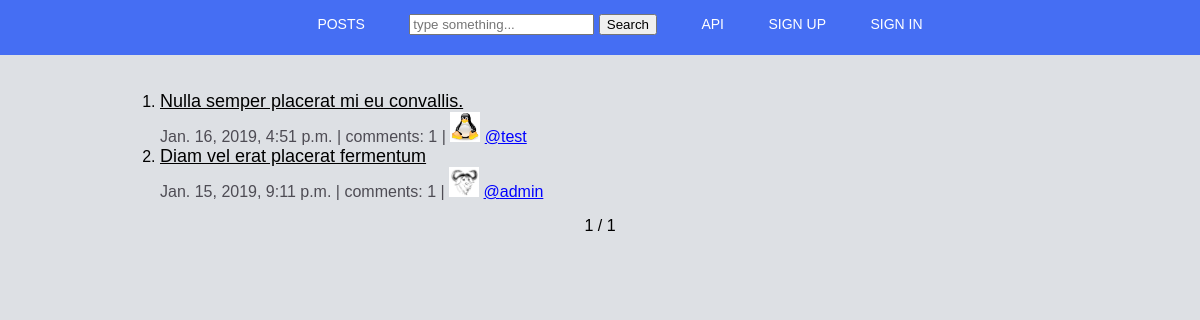
The app's page /, older data.
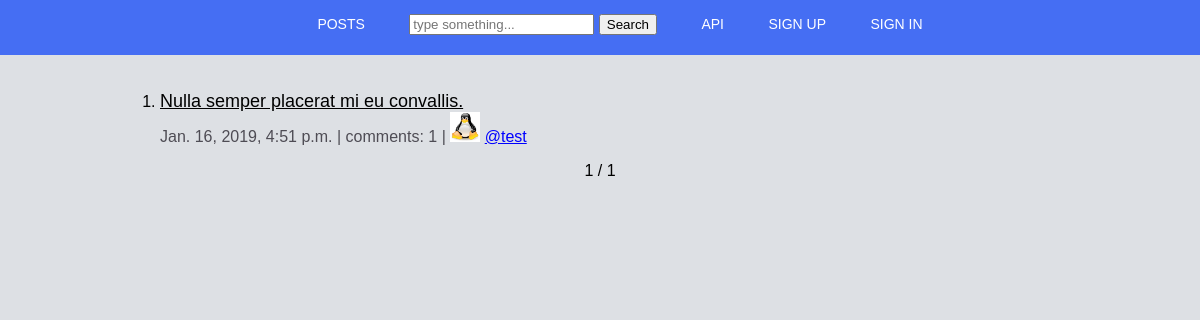
The same page, newer data.
### post/models.py (models this page shows, shortened)
class Post(models.Model):
    user = models.ForeignKey(Profile, on_delete=models.CASCADE)
    title = models.TextField()
    text = models.TextField()
    date = models.DateTimeField(auto_now_add=True)

### userprofiles/models.py (models this page shows)
class Profile(models.Model):
    user = models.OneToOneField(User, on_delete=models.CASCADE)
    image = models.ImageField(default='default.jpg', upload_to='profile_pics')
    def __str__(self):
        return self.user.username

### post/views.py (the view)
# urls.py: path('', view=PostList.as_view(), name='list'),
class PostList(DetailView):
    template_name = "post/post_list.html"
    model = Post
    def get(self, request):
        Posts = Post.objects.all()[::-1]
        paginator = Paginator(Posts, 5)
        page = request.GET.get('page')
        try:
            Posts = paginator.page(page)
        except PageNotAnInteger:
            Posts = paginator.page(1)
        except EmptyPage:
            Posts = paginator.page(paginator.num_pages)
        context = {'Posts': Posts}
        return render(request, self.template_name, context)

### post/templates/post/post_list.html (shortened to what this page needs)
{% extends "base.html" %}
{% block content %}
<ol>
  {% for post in Posts %}
    <li  class="nes-container is-rounded">
      <a  style="color:black;font-size:18px" href="http://127.0.0.1:8000/detail/{{ post.pk }}/">{{ post.title }}</a>
      <div class="Link-detail">
        <span>
          <a style="color:#4E4C54">{{post.date}}</a>
        </span>
        <a class="Link-link"  style="color:#4E4C54">| comments: {{ post.comments.count }} |</a>
        <img height="30" width="30" class="rounded-circle account-img" src="{{ post.user.image.url }}">
        <a href="http://127.0.0.1:8000/@{{ post.user }}/" style="color:blue"> @{{ post.user }}</a>
      </div>
    </li>
  {% endfor %}
  </ol>
  <center>
  <div>
    <span>
      <span>
         {{ Posts.number }} / {{ Posts.paginator.num_pages }}
      </span>
    </span>
  </div>
</center>
{% endblock content %}

Row changes from the older to the newer data that the page shows:
removed Post: title "Diam vel erat placerat fermentum", date "Jan. 15, 2019, 9:11 p.m.", comments.count "1", user.image (picture), user "admin"
